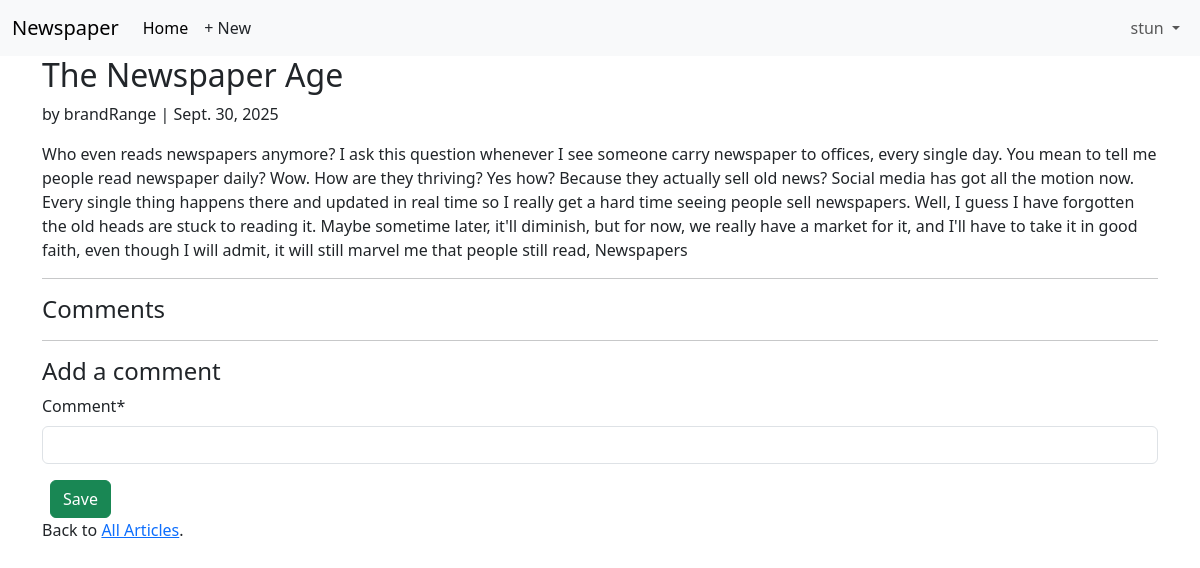
/articles/1/ (signed in), run on an earlier commit of the app's database.
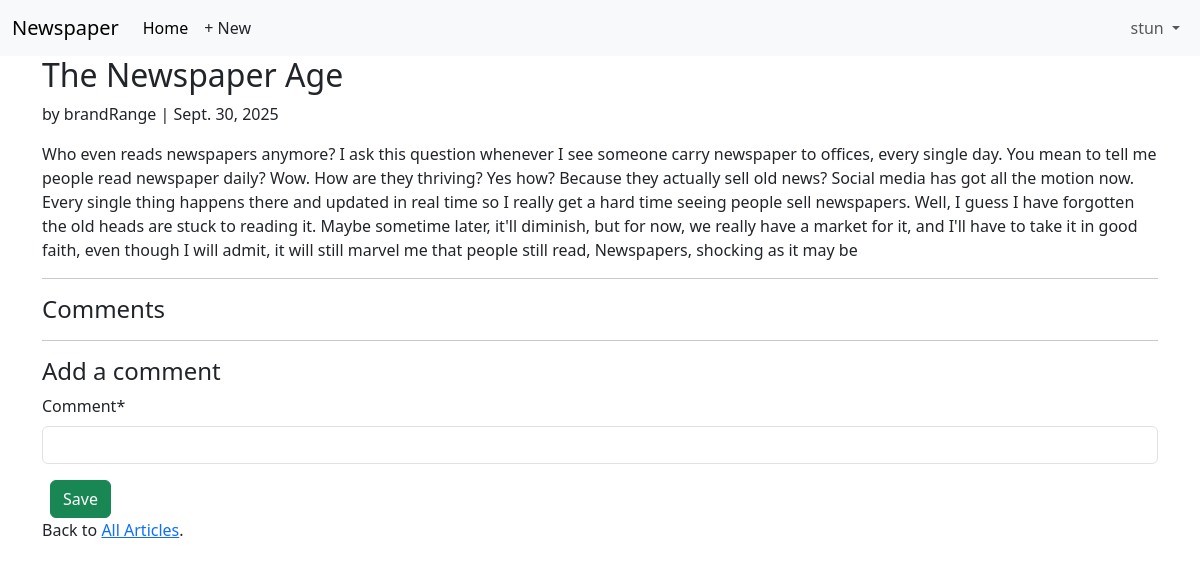
And on a later commit of the database.
### articles/models.py (models this page shows, shortened)
class Article(models.Model):
    title = models.CharField(max_length=255)
    body = models.TextField()
    date = models.DateField(auto_now_add=True)
    author = models.ForeignKey(
        settings.AUTH_USER_MODEL,
        on_delete=models.CASCADE,
    )
    class Meta:
        ordering = ['-date']

### accounts/models.py (models this page shows)
class CustomUser(AbstractUser):
    age = models.PositiveIntegerField(null=True, blank=True)

### articles/views.py (the view, shortened to what this page needs)
# urls.py: path("<int:pk>/", ArticleDetailView.as_view(), name="article_detail"),
class ArticleDetailView(LoginRequiredMixin, View):
    def get(self, request, *args, **kwargs):
        view = CommentGet.as_view()
        return view(request, *args, **kwargs)

### articles/views.py (called while the page is built)
    def get_context_data(self, **kwargs):
        context = super().get_context_data(**kwargs)
        context["form"] = CommentForm
        return context

### templates/article_detail.html (shortened to what this page needs)
{% extends "base.html" %}
{% load crispy_forms_tags %}
{% block content %}
<div class="article-entry">
    <h2>{{ object.title }}</h2>
    <p>by {{ object.author }} | {{ object.date }}</p>
    <p>{{ object.body }}</p>
</div>
<hr>
<h4>Comments</h4>
<hr>
<h4>Add a comment</h4>
<form action="" method="post"> {% csrf_token %}
    {{ form |crispy}}
    <button class="btn btn-success ms-2" type="submit">Save</button>
</form>
<div>
    <p>Back to <a href="{% url 'article_list' %}">All Articles</a>.</p>
</div>
{% endblock content %}

What changed in the data, as far as the page shows it:
changed Article "The Newspaper Age": body "…that people still read, Newspapers" → "…that people still read, Newspapers, shocking as it may be"
